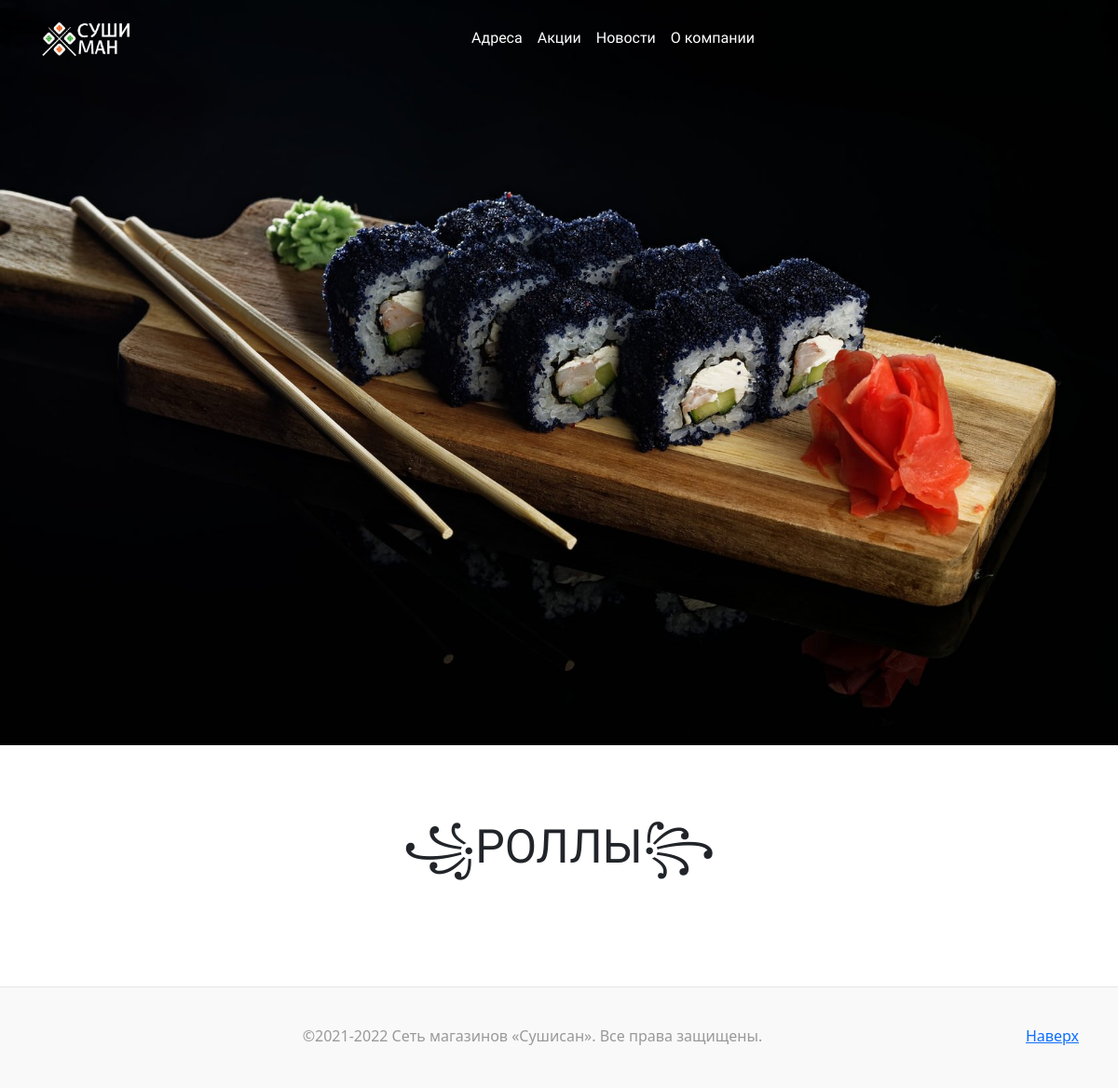
/rolls/, run on an earlier commit of the app's database.
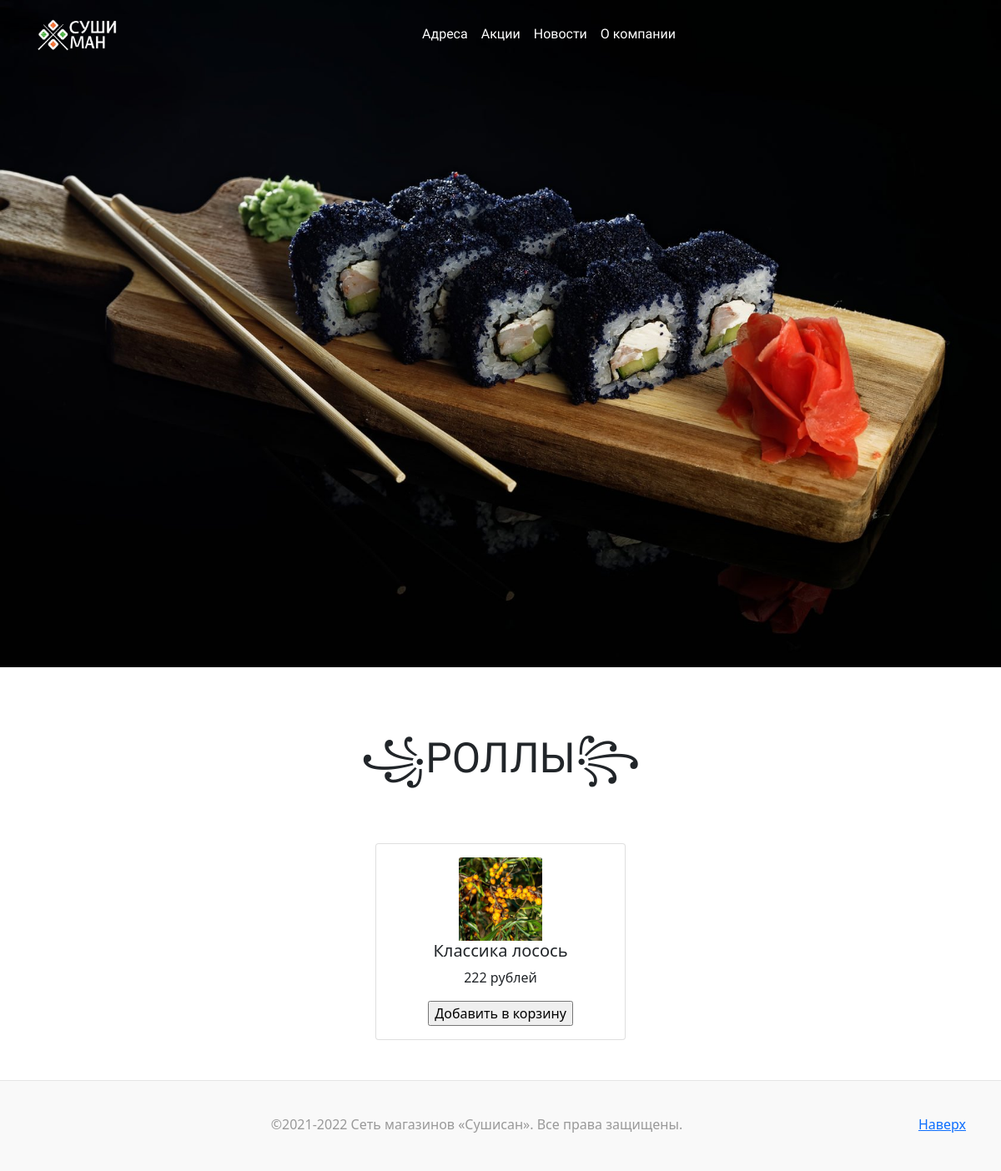
And on a later commit of the database.
### main/models.py (models this page shows, shortened)
class Product(models.Model):
    id = models.AutoField(
        primary_key=True,
    )
    image = models.ImageField(upload_to='static\images', null = True)
    CHOICES=(
        ('Суши', 'Суши'),
        ('Роллы','Роллы'),
        ('Запечённые роллы','Запечённые роллы'),
        ('Наборы','Наборы'),
        ('Темпура','Темпура'),
        ('Лапша wok','Лапша wok'),
        ('Супы','Супы'),
        ('Горячее и салаты','Горячее и салаты'),
        ('Мини роллы','Мини роллы'),
        ('Маг роллы','Маг роллы'),
        ('Вегетарианское меню','Вегетарианское меню'),
        ('Десерты','Десерты'),
        ('Напитки','Напитки'),
        ('Всё для суши','Всё для суши'),
        ('Пицца','Пицца'),
    )
    type = models.CharField(
        verbose_name='Тип товара',
        max_length=40,
        choices = CHOICES,
        null=False,
        blank=False,
    )
    name = models.CharField(
        verbose_name='Название',
        max_length= 30,
        null= False,
        blank = False,
    )
    price = models.IntegerField(
        verbose_name= 'Цена',
        null= False,
        blank = False,
    )
    compound = models.CharField(
        verbose_name= 'Состав',
        null = False,
        blank = False,
        max_length= 200,
    )
    weight = models.IntegerField(
        verbose_name= 'Вес',
        null= False,
        blank = False,
    )
    class Meta:
        verbose_name = 'Продукт'
        verbose_name_plural = 'Продукты'

### main/views.py (the view)
# urls.py: path('rolls/',    views.rolls),
def rolls(request):
    c = base_context(request)
    ob = Product.objects.filter(type="Роллы")
    c['rolls_list'] = ob
    return render(request, 'rolls.html', c)

### main/views.py (called while the page is built)
def base_context(request):
    context = dict()
    context['user'] = request.user
    return context

### main/templates/rolls.html (shortened to what this page needs)
<!DOCTYPE html>
<html lang="en">
<head>
  {% load static %}
  <link href="https://cdn.jsdelivr.net/npm/bootstrap@5.0.2/dist/css/bootstrap.min.css" rel="stylesheet">
  <link rel="stylesheet" type="text/css" href="{% static 'C:\Users\levso\Desktop\Sushiman\project\static\css\style.css' %}">
</head>
<body>
  <nav class="navbar fixed-top navbar-expand-lg navbar-dark p-md-3">
    <div class="container">
      <a href="/" class="navbar-brand">
        <img src="{% static 'images\logo.png' %}" alt="" width="100" height="40">
      </a>
      <div class="collapse navbar-collapse" id="navbarNav">
        <div class="mx-auto">
          <ul class="navbar-nav">
            <li class="nav-item">
              <a href="#" class="nav-link text-white">Адреса</a>
            </li>
            <li class="nav-item">
              <a href="#" class="nav-link text-white">Акции</a>
            </li>
            <li class="nav-item">
              <a href="#" class="nav-link text-white">Новости</a>
            </li>
            <li class="nav-item">
              <a href="#" class="nav-link text-white">О компании</a>
            </li>
          </ul>
        </div>
      </div>
    </div>
  </nav>
  <div class="banner-image w-100 vh-100 d-flex justify-content-center align-items-center">
  </div>
  <br>
  <br>
  <br>
  <div class="content text-center">
    <p style="font-family: 'Oswald', sans-serif; font-size: 50px; background: transparent;">꧁РОЛЛЫ꧂</p>
  </div>
  <br>
  <br>
  <div class="container-fluid d-flex flex-row flex-wrap justify-content-evenly">
    {% for j in rolls_list %}
                <div class="card mx-1 text-center"  style="width: 300px;">
                    <div class="card-body">
                    <img class="card-img-top" src="{{ j.image.url }}" alt="Card image cap" style="max-width: 500px; max-height: 500px;">
                    <h5 class="card-title">{{j.name}}</h5>
                    <p class="card-text">{{j.price}} рублей</p>
                    <form action="{% url 'cart:cart_add' j.id%}" method="post">
                      <input type="submit" value="Добавить в корзину">
                    </form>
                    </div>
                </div>
         {% endfor %}
          </div>
<br>
<br>
<footer class="blog-footer">
    <div class="container">
      <p class="float-end mb-1">
        <a href="#">Наверх</a>
      </p>
      <p class="mb-1">©2021-2022 Сеть магазинов «Сушисан». Все права защищены.</p>
    </div>
  </footer>
</body>
</html>

### static/css/style.css (style rules this page uses)
.card-img-top { width: 100px; height: 100px; object-fit: cover; }

### main/templates/rolls.html (style rules this page uses)
.container-fluid { gap: 25px; }
.blog-footer { padding: 2.5rem 0; color: #999; text-align: center; background-color: #f9f9f9; border-top: 0.05rem solid #e5e5e5; }

What changed in the data, as far as the page shows it:
added Product: image (picture), name "Классика лосось", price "222"
